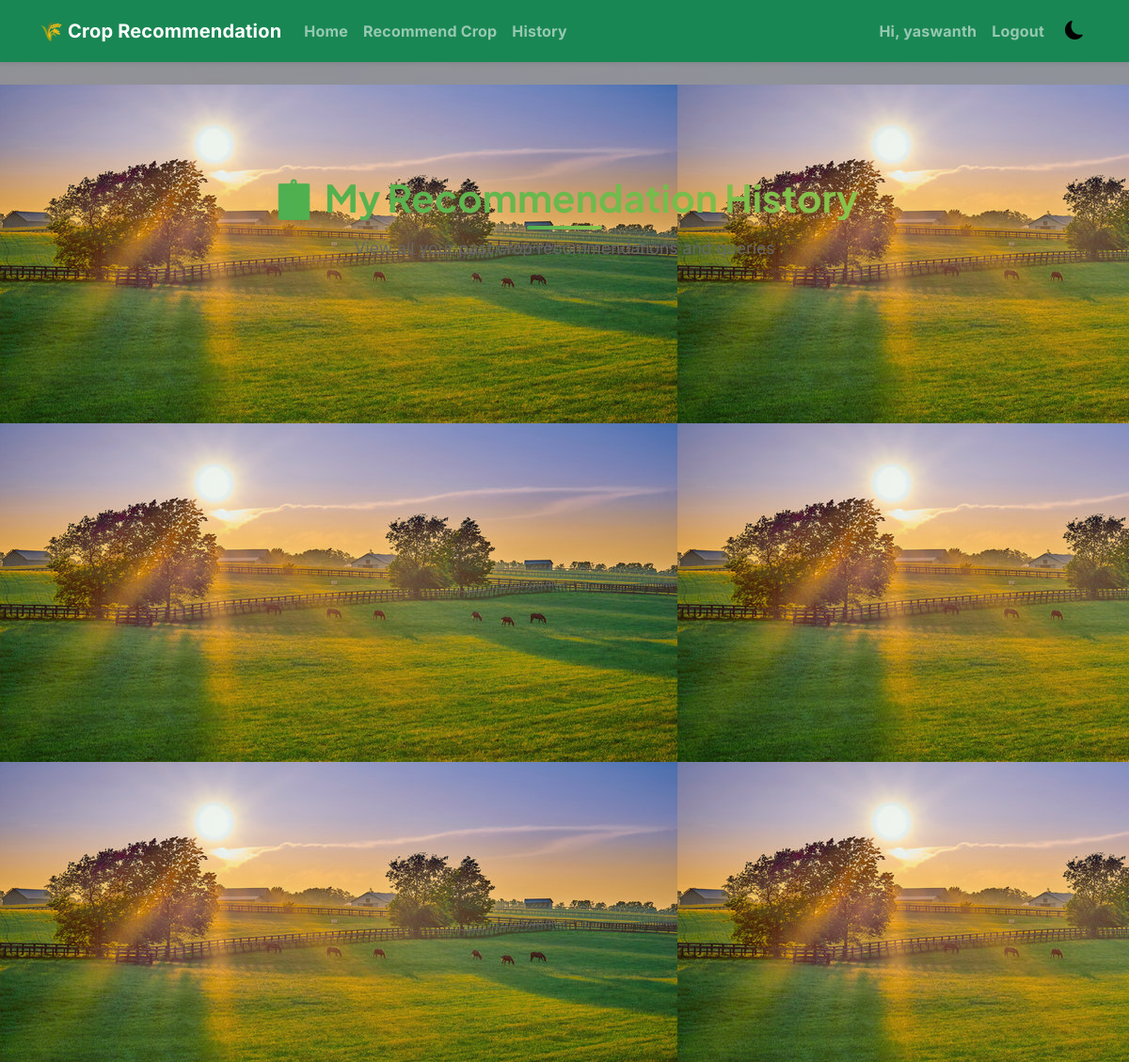
/history/ (signed in, upper part), run on an earlier commit of the app's database.
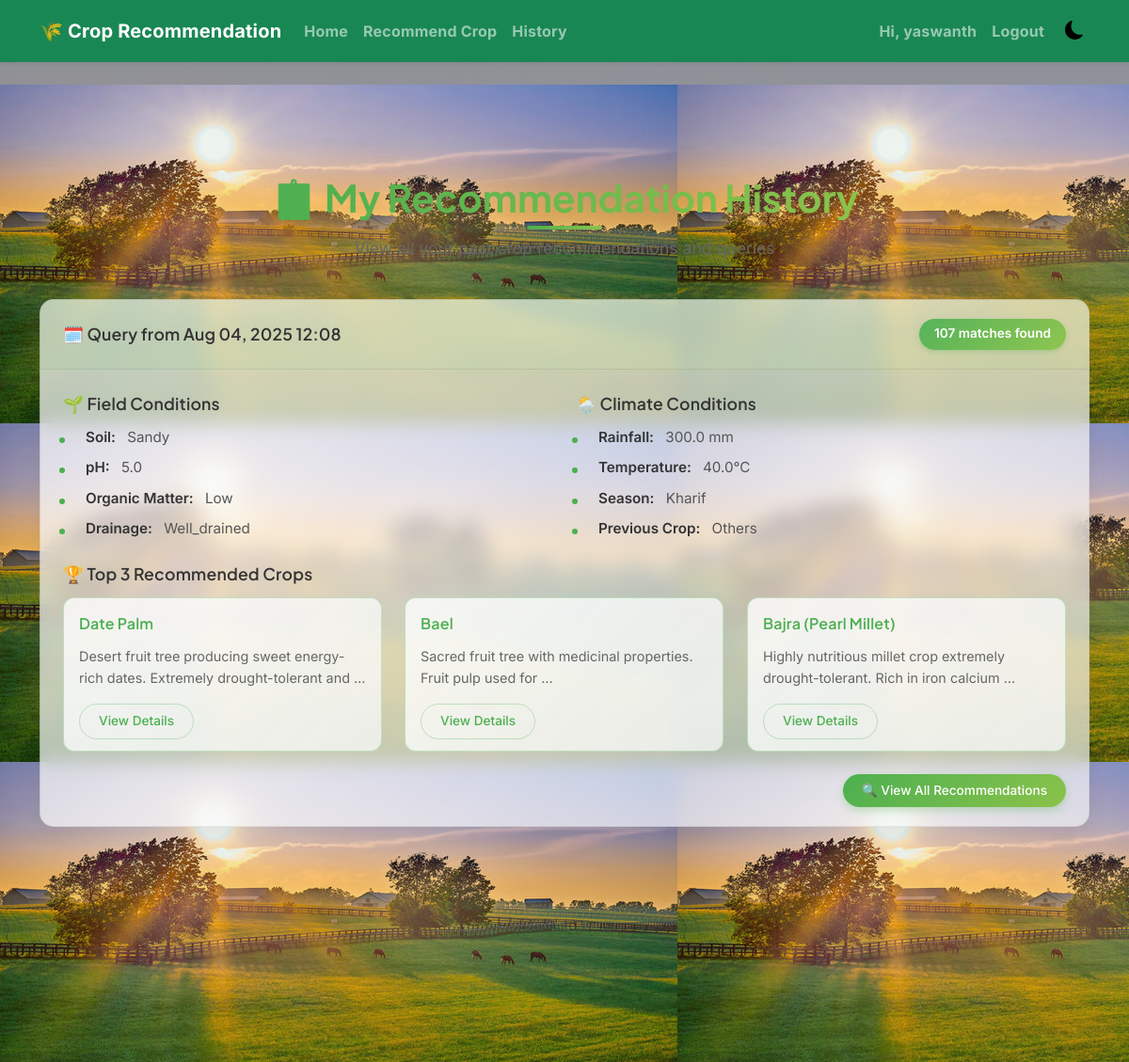
And on a later commit of the database.
### recommendation/models.py (models this page shows, shortened)
class CropQuery(models.Model):
    user = models.ForeignKey(User, on_delete=models.CASCADE)
    soil_texture = models.CharField(max_length=20)
    soil_ph = models.FloatField()
    organic_matter = models.CharField(max_length=20)
    drainage_status = models.CharField(max_length=20)
    rainfall_mm = models.FloatField()
    avg_temperature = models.FloatField()
    season = models.CharField(max_length=20, choices=[
        ('kharif', 'Kharif'),
        ('rabi', 'Rabi'),
        ('zaid', 'Zaid'),
        ('any', 'Any'),
    ])
    previous_crop = models.CharField(max_length=50, blank=True, null=True)
    created_at = models.DateTimeField(auto_now_add=True)

class CropMaster(models.Model):
    name = models.CharField(max_length=100)
    description = models.TextField()
    soil_texture = models.CharField(max_length=20)
    soil_ph_min = models.FloatField()
    soil_ph_max = models.FloatField()
    organic_matter = models.CharField(max_length=20)
    drainage_status = models.CharField(max_length=20)
    rainfall_min = models.FloatField()
    rainfall_max = models.FloatField()
    temperature_min = models.FloatField()
    temperature_max = models.FloatField()
    season = models.CharField(max_length=20, choices=[
        ('kharif', 'Kharif'),
        ('rabi', 'Rabi'),
        ('zaid', 'Zaid'),
        ('any', 'Any'),
    ])
    previous_crop = models.CharField(max_length=50, blank=True, null=True)
    image = models.ImageField(upload_to='crop_images/', blank=True, null=True)

### recommendation/views.py (the view)
# urls.py: path('history/', views.past_recommendations, name='past_recommendations'),
@login_required
def past_recommendations(request):
    queries = CropQuery.objects.filter(user=request.user).order_by('-created_at')
    paginator = Paginator(queries, 5)  # Show 5 queries per page
    page_number = request.GET.get('page')
    page_obj = paginator.get_page(page_number)
    queries_with_crops = []
    for query in page_obj:
        matched_crops = []
        for crop in CropMaster.objects.all():
            score = calculate_crop_match(crop, query)
            if score > 0:  # Only include crops with some match
                matched_crops.append((crop, score))
        matched_crops.sort(key=lambda x: x[1], reverse=True)
        top_3_crops = [crop for crop, score in matched_crops[:3]]
        queries_with_crops.append({
            'query': query,
            'crops': top_3_crops,
            'total_matches': len(matched_crops)
        })
    return render(request, 'recommendation/past_recommendations.html', {
        'queries_with_crops': queries_with_crops,
        'page_obj': page_obj
    })

### recommendation/templatetags/form_tags.py (called while the page is built)
@register.filter(name="add_class")
def add_class(field, css_class):
    if isinstance(field, BoundField):
        return field.as_widget(attrs={"class": css_class})
    return field  # Return unchanged if it's not a form field

### recommendation/views.py (called while the page is built)
def calculate_crop_match(crop, query):
    score = 0
    max_score = 8
    if crop.soil_texture == query.soil_texture:
        score += 1
    if crop.organic_matter == query.organic_matter:
        score += 1
    if crop.drainage_status == query.drainage_status:
        score += 1
    if crop.soil_ph_min <= query.soil_ph <= crop.soil_ph_max:
        score += 1
    if crop.rainfall_min <= query.rainfall_mm <= crop.rainfall_max:
        score += 1
    if crop.temperature_min <= query.avg_temperature <= crop.temperature_max:
        score += 1
    if crop.season == query.season or crop.season == 'any':
        score += 1
    if query.previous_crop and crop.previous_crop:
        if crop.previous_crop.lower() == query.previous_crop.lower():
            score += 1
    return score

### recommendation/templates/recommendation/past_recommendations.html (shortened to what this page needs)
{% extends 'recommendation/base.html' %}
{% load static %}
{% load widget_tweaks %}
{% load form_tags %}
{% block content %}
<div class="history-container" style="background-image: linear-gradient(135deg, rgba(76, 175, 80, 0.05) 0%, rgba(139, 195, 74, 0.05) 100%), url('{% static 'images/farm-bg.jpg' %}');">
    <div class="container py-5">
        <div class="page-title">
            <h2>📋 My Recommendation History</h2>
            <p>View all your past crop recommendations and queries</p>
        </div>
        {% if queries_with_crops %}
            {% for item in queries_with_crops %}
            <div class="history-card">
                <div class="card-header d-flex justify-content-between align-items-center">
                    <h5>
                        🗓️ Query from {{ item.query.created_at|date:"M d, Y H:i" }}
                    </h5>
                    <span class="badge">{{ item.total_matches }} matches found</span>
                </div>
                <div class="card-body">
                    <div class="row mb-3">
                        <div class="col-md-6">
                            <h6 class="section-header">🌱 Field Conditions</h6>
                            <ul class="condition-list">
                                <li><strong>Soil:</strong> {{ item.query.soil_texture|capfirst }}</li>
                                <li><strong>pH:</strong> {{ item.query.soil_ph }}</li>
                                <li><strong>Organic Matter:</strong> {{ item.query.organic_matter|capfirst }}</li>
                                <li><strong>Drainage:</strong> {{ item.query.drainage_status|capfirst }}</li>
                            </ul>
                        </div>
                        <div class="col-md-6">
                            <h6 class="section-header">🌦️ Climate Conditions</h6>
                            <ul class="condition-list">
                                <li><strong>Rainfall:</strong> {{ item.query.rainfall_mm }} mm</li>
                                <li><strong>Temperature:</strong> {{ item.query.avg_temperature }}°C</li>
                                <li><strong>Season:</strong> {{ item.query.season|capfirst }}</li>
                                {% if item.query.previous_crop %}
                                    <li><strong>Previous Crop:</strong> {{ item.query.previous_crop|capfirst }}</li>
                                {% endif %}
                            </ul>
                        </div>
                    </div>
                    <h6 class="section-header">🏆 Top 3 Recommended Crops</h6>
                    <div class="row">
                        {% for crop in item.crops %}
                        <div class="col-md-4 mb-2">
                            <div class="crop-card">
                                <div class="card-body p-0">
                                    <h6 class="card-title">{{ crop.name }}</h6>
                                    <p class="card-text">{{ crop.description|truncatewords:10 }}</p>
                                    <a href="{% url 'crop_detail' crop.id %}" class="btn btn-crop">View Details</a>
                                </div>
                            </div>
                        </div>
                        {% endfor %}
                    </div>
                    <div class="text-end mt-3">
                        <a href="{% url 'view_past_recommendation' item.query.id %}" class="btn btn-view-all">
                            🔍 View All Recommendations
                        </a>
                    </div>
                </div>
            </div>
            {% endfor %}
        {% endif %}
    </div>
</div>
{% endblock %}

### recommendation/templates/recommendation/base.html (shortened to what this page needs)
{% load static %}
{% load widget_tweaks %}
{% load form_tags %}
<!DOCTYPE html>
<html lang="en" id="html-theme" data-bs-theme="light">
<head>
    <link href="https://cdn.jsdelivr.net/npm/bootstrap@5.3.2/dist/css/bootstrap.min.css" rel="stylesheet">
    <link href="https://cdn.jsdelivr.net/npm/bootstrap-icons@1.11.3/font/bootstrap-icons.css" rel="stylesheet">
    <link href="https://cdnjs.cloudflare.com/ajax/libs/font-awesome/6.5.0/css/all.min.css" rel="stylesheet">
    <link href="https://cdnjs.cloudflare.com/ajax/libs/animate.css/4.1.1/animate.min.css" rel="stylesheet">
    <link rel="stylesheet" href="{% static 'css/styles.css' %}">
</head>
<body class="fade-in" style="background-image: linear-gradient(180deg, rgba(0,0,0,0.6), rgba(0,0,0,0.4)), url('{% static "images/farm-bg.jpg" %}'); background-size: cover; background-position: center;">
    <nav class="navbar navbar-expand-lg navbar-dark bg-success shadow-sm">
        <div class="container">
            <a class="navbar-brand" href="{% url 'home' %}">🌾 Crop Recommendation</a>
            <div class="collapse navbar-collapse" id="mainNavbar">
                <ul class="navbar-nav me-auto mb-2 mb-lg-0">
                    <li class="nav-item"><a class="nav-link" href="{% url 'home' %}">Home</a></li>
                    <li class="nav-item"><a class="nav-link" href="{% url 'recommend_crop' %}">Recommend Crop</a></li>
                    <li class="nav-item"><a class="nav-link" href="{% url 'past_recommendations' %}">History</a></li>
                </ul>
                <ul class="navbar-nav ms-auto align-items-lg-center">
                    {% if user.is_authenticated %}
                        <li class="nav-item"><span class="nav-link">Hi, {{ user.username }}</span></li>
                        <li class="nav-item"><a class="nav-link" href="{% url 'logout' %}">Logout</a></li>
                    {% else %}
                        <li class="nav-item"><a class="nav-link" href="{% url 'login' %}">Login</a></li>
                        <li class="nav-item"><a class="nav-link" href="{% url 'register' %}">Register</a></li>
                    {% endif %}
                    <li class="nav-item">
                        <button id="themeToggle" class="theme-toggle ms-2" title="Toggle theme">
                            <i class="bi bi-moon-fill"></i>
                        </button>
                    </li>
                </ul>
            </div>
        </div>
    </nav>
    <main class="my-4">
        {% block content %}{% endblock %}
    </main>
</body>
</html>

### static/css/styles.css (style rules this page uses)
:root { --primary-color: #4CAF50; --secondary-color: #8BC34A; --text-color: #0f172a; --text-muted: #525f78; --surface: #ffffff; --auth-bg-overlay: linear-gradient(180deg, rgba(0,0,0,0.6), rgba(0,0,0,0.4)); --auth-card-bg-light: rgba(255, 255, 255, 0.15); --auth-card-border-light: rgba(255, 255, 255, 0.4); --auth-card-shadow-light: 0 20px 40px rgba(0, 0, 0, 0.2); --auth-card-bg-dark: rgba(17, 24, 39, 0.7); --auth-card-border-dark: rgba(255, 255, 255, 0.1); --auth-card-shadow-dark: 0 20px 40px rgba(0, 0, 0, 0.5); --auth-text-color: #f8f9fa; --auth-muted-text: #e0e0e0; --auth-primary-btn-bg: linear-gradient(135deg, #4CAF50 0%, #8BC34A 100%); --auth-primary-btn-shadow: 0 8px 20px rgba(76, 175, 80, 0.4); --auth-outline-btn-border: #fff; --auth-outline-btn-color: #fff; }
body { font-family: 'Inter', system-ui, -apple-system, Segoe UI, Roboto, Helvetica, Arial, sans-serif; color: var(--text-color); transition: background-color 0.3s ease, color 0.3s ease; }
h1, h2, h3, h4, h5, h6 { font-family: 'Plus Jakarta Sans', 'Inter', system-ui, -apple-system, Segoe UI, Roboto, Helvetica, Arial, sans-serif; letter-spacing: 0.2px; }
.navbar { padding: 0.8rem 1rem; }
.navbar-brand { font-weight: 700; letter-spacing: 0.2px; }
.navbar .nav-link { font-weight: 700; letter-spacing: 0.2px; }
.theme-toggle { border: none; background: transparent; font-size: 1.25rem; cursor: pointer; }
.fade-in { animation: fadeIn 0.4s ease-in-out; }
body { background: none; }

What changed in the data, as far as the page shows it:
added CropQuery: query.created_at "Aug 04, 2025 12:08", total_matches "107", query.soil_texture "Sandy", query.soil_ph "5.0", query.organic_matter "Low", query.drainage_status "Well_drained", query.rainfall_mm "300.0", query.avg_temperature "40.0", query.season "Kharif", query.previous_crop "Others"
now on this page (row unchanged): CropMaster: name "Date Palm", description "Desert fruit tree producing sweet energy-rich dates. Extremely drought-tolerant and …"
now on this page (row unchanged): CropMaster: name "Bael", description "Sacred fruit tree with medicinal properties. Fruit pulp used for …"
now on this page (row unchanged): CropMaster: name "Bajra (Pearl Millet)", description "Highly nutritious millet crop extremely drought-tolerant. Rich in iron calcium …"
